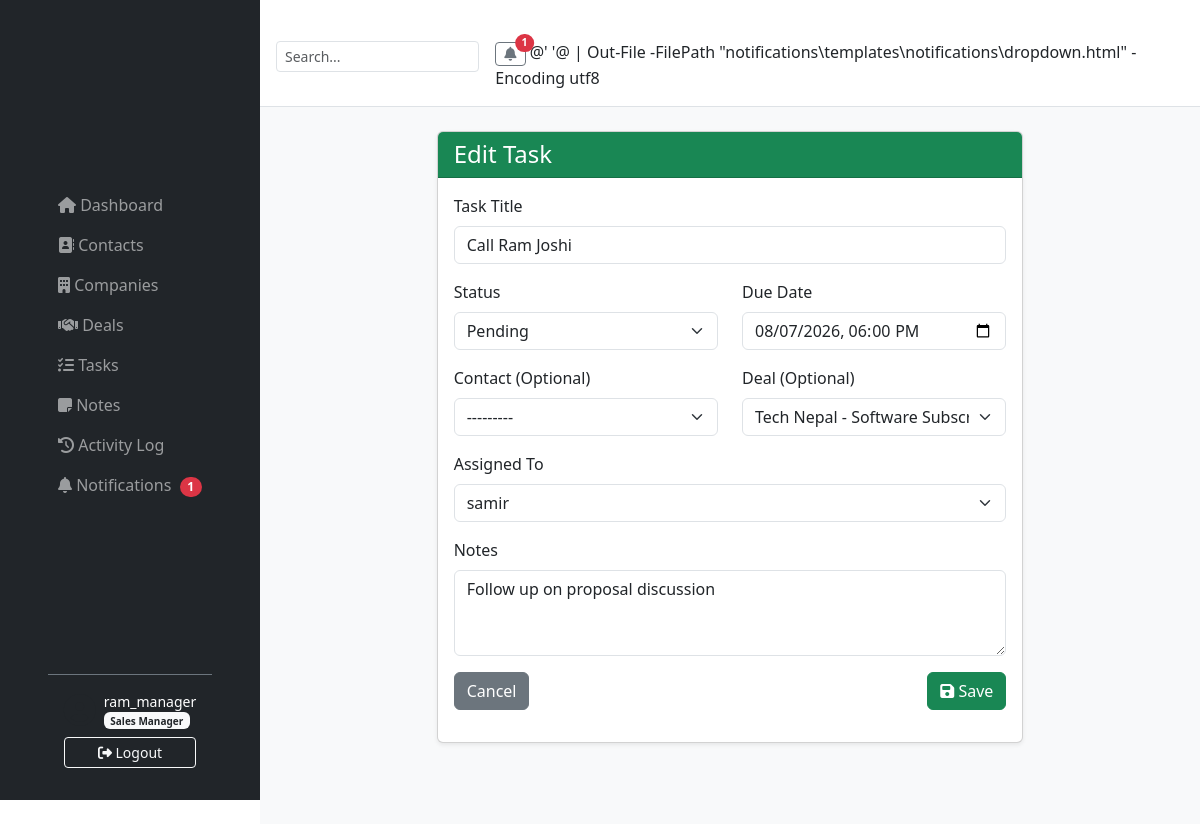
The app's page /tasks/1/update/ (signed in) with its own data.
### tasks/models.py (models this page shows, shortened)
class Task(models.Model):
    STATUS_CHOICES = [
        ('pending', 'Pending'),
        ('in_progress', 'In Progress'),
        ('completed', 'Completed'),
    ]
    title = models.CharField(max_length=200)
    status = models.CharField(max_length=20, choices=STATUS_CHOICES, default='pending')
    due_date = models.DateTimeField()
    notes = models.TextField(blank=True)
    contact = models.ForeignKey(Contact, on_delete=models.CASCADE, null=True, blank=True)
    deal = models.ForeignKey(Deal, on_delete=models.CASCADE, null=True, blank=True)
    assigned_to = models.ForeignKey(User, on_delete=models.CASCADE)
    created_at = models.DateTimeField(auto_now_add=True)
    class Meta:
        ordering = ['due_date']

### tasks/views.py (the view)
# urls.py: path('<int:pk>/update/', views.task_update, name='task_update'),
@login_required
@manager_required
def task_update(request, pk):
    task = get_object_or_404(Task, pk=pk)
    old_status = task.status
    old_assigned_to = task.assigned_to
    if request.method == "POST":
        form = TaskForm(request.POST, instance=task)
        if form.is_valid():
            task = form.save()
            create_activity(
                user=request.user,
                module="Task",
                action="UPDATE",
                object_name=task.title,
                description=f"Updated task '{task.title}'",
            )
            if old_status != task.status:
                create_activity(
                    user=request.user,
                    module="Task",
                    action="UPDATE",
                    object_name=task.title,
                    description=(
                        f"Changed task status "
                        f"from '{old_status}' "
                        f"to '{task.status}'"
                    ),
                )
                if task.assigned_to:
                    create_notification(
                        user=task.assigned_to,
                        title="Task Status Updated",
                        message=(
                            f"Task '{task.title}' "
                            f"is now '{task.status}'."
                        ),
                    )
            if old_assigned_to != task.assigned_to and task.assigned_to:
                create_notification(
                    user=task.assigned_to,
                    title="Task Assigned",
                    message=f"You have been assigned '{task.title}'.",
                )
            messages.success(
                request,
                "Task updated successfully!",
            )
            return redirect("task_list")
    else:
        form = TaskForm(instance=task)
    return render(
        request,
        "tasks/task_form.html",
        {
            "form": form,
        },
    )

### tasks/forms.py
class TaskForm(forms.ModelForm):
    class Meta:
        model = Task
        fields = ['title', 'status', 'due_date', 'contact', 'deal', 'assigned_to', 'notes']
        widgets = {
            'title': forms.TextInput(attrs={'class': 'form-control'}),
            'status': forms.Select(attrs={'class': 'form-select'}),
            'due_date': forms.DateTimeInput(attrs={'class': 'form-control', 'type': 'datetime-local'}),
            'contact': forms.Select(attrs={'class': 'form-select'}),
            'deal': forms.Select(attrs={'class': 'form-select'}),
            'assigned_to': forms.Select(attrs={'class': 'form-select'}),
            'notes': forms.Textarea(attrs={'class': 'form-control', 'rows': 3}),
        }

### contacts/models.py (called while the page is built)
    def __str__(self):
        return f"{self.first_name} {self.last_name}"

### deals/models.py (called while the page is built)
    def __str__(self):
        return f"{self.title} - Rs. {self.value}"

### notifications/context_processors.py (called while the page is built)
def notification_context(request):
    if request.user.is_authenticated:
        unread_count = request.user.notifications.filter(is_read=False).count()
        latest_notifications = request.user.notifications.all()[:5]
        return {
            'unread_count': unread_count,
            'latest_notifications': latest_notifications,
        }
    return {}

### tasks/templates/tasks/task_form.html (shortened to what this page needs)
{% extends 'base.html' %}
{% block content %}
<div class="row justify-content-center">
    <div class="col-md-8">
        <div class="card shadow-sm">
            <div class="card-header bg-success text-white">
                <h4 class="mb-0">{% if form.instance.pk %}Edit{% else %}New{% endif %} Task</h4>
            </div>
            <div class="card-body">
                <form method="post">
                    <div class="mb-3"><label class="form-label">Task Title</label>{{ form.title }}</div>
                    <div class="row">
                        <div class="col-md-6 mb-3"><label class="form-label">Status</label>{{ form.status }}</div>
                        <div class="col-md-6 mb-3"><label class="form-label">Due Date</label>{{ form.due_date }}</div>
                    </div>
                    <div class="row">
                        <div class="col-md-6 mb-3"><label class="form-label">Contact (Optional)</label>{{ form.contact }}</div>
                        <div class="col-md-6 mb-3"><label class="form-label">Deal (Optional)</label>{{ form.deal }}</div>
                    </div>
                    <div class="mb-3"><label class="form-label">Assigned To</label>{{ form.assigned_to }}</div>
                    <div class="mb-3"><label class="form-label">Notes</label>{{ form.notes }}</div>
                    <div class="d-flex justify-content-between">
                        <a href="{% url 'task_list' %}" class="btn btn-secondary">Cancel</a>
                        <button type="submit" class="btn btn-success"><i class="fas fa-save"></i> Save</button>
                    </div>
                </form>
            </div>
        </div>
    </div>
</div>
{% endblock %}

### templates/base.html (shortened to what this page needs)
﻿{% load static %}
<!DOCTYPE html>
<html lang="en">
<head>
    <link href="https://cdn.jsdelivr.net/npm/bootstrap@5.3.0/dist/css/bootstrap.min.css" rel="stylesheet">
    <link rel="stylesheet" href="https://cdnjs.cloudflare.com/ajax/libs/font-awesome/6.4.0/css/all.min.css">
    <link rel="stylesheet" href="{% static 'css/custom.css' %}">
</head>
<body>
    <nav class="navbar navbar-expand-lg navbar-dark bg-dark fixed-top" style="height: 100vh; width: 260px; flex-direction: column; align-items: stretch; padding: 0; z-index: 1030; display: flex; flex-direction: column;">
        <div class="container-fluid d-flex flex-column h-100">
            <div class="collapse navbar-collapse" id="sidebarNav" style="flex-grow: 1; overflow-y: auto;">
                <ul class="navbar-nav flex-column w-100 pt-3">
                    <li class="nav-item">
                        <a class="nav-link {% if request.resolver_match.url_name == 'dashboard' %}active{% endif %}" href="{% url 'dashboard' %}">
                            <i class="fas fa-home"></i> Dashboard
                        </a>
                    </li>
                    <li class="nav-item">
                        <a class="nav-link {% if request.resolver_match.url_name == 'contact_list' %}active{% endif %}" href="{% url 'contact_list' %}">
                            <i class="fas fa-address-book"></i> Contacts
                        </a>
                    </li>
                    <li class="nav-item">
                        <a class="nav-link {% if request.resolver_match.url_name == 'company_list' %}active{% endif %}" href="{% url 'company_list' %}">
                            <i class="fas fa-building"></i> Companies
                        </a>
                    </li>
                    <li class="nav-item">
                        <a class="nav-link {% if request.resolver_match.url_name == 'deal_list' %}active{% endif %}" href="{% url 'deal_list' %}">
                            <i class="fas fa-handshake"></i> Deals
                        </a>
                    </li>
                    <li class="nav-item">
                        <a class="nav-link {% if request.resolver_match.url_name == 'task_list' %}active{% endif %}" href="{% url 'task_list' %}">
                            <i class="fas fa-tasks"></i> Tasks
                        </a>
                    </li>
                    <li class="nav-item">
                        <a class="nav-link {% if request.resolver_match.url_name == 'note_list' %}active{% endif %}" href="{% url 'note_list' %}">
                            <i class="fas fa-sticky-note"></i> Notes
                        </a>
                    </li>
                    <li class="nav-item">
                        <a class="nav-link {% if request.resolver_match.url_name == 'activity_list' %}active{% endif %}" href="{% url 'activity_list' %}">
                            <i class="fas fa-history"></i> Activity Log
                        </a>
                    </li>
                    <li class="nav-item">
                        <a class="nav-link {% if request.resolver_match.url_name == 'list' and request.resolver_match.namespace == 'notifications' %}active{% endif %}" href="{% url 'notifications:list' %}">
                            <i class="fas fa-bell"></i> Notifications
                            {% if unread_count %}
                                <span class="badge bg-danger rounded-pill ms-1">{{ unread_count }}</span>
                            {% endif %}
                        </a>
                    </li>
                </ul>
            </div>
            {% if user.is_authenticated %}
            <div class="mt-auto p-3 border-top border-secondary">
                <div class="d-flex align-items-center">
                    <i class="fas fa-user-circle fa-2x me-2"></i>
                    <div>
                        <div class="text-white small">{{ user.username }}</div>
                        {% if user.groups.all %}
                            <span class="badge bg-light text-dark" style="font-size: 10px;">
                                {{ user.groups.first.name }}
                            </span>
                        {% endif %}
                    </div>
                </div>
                <form method="post" action="{% url 'logout' %}" class="mt-2">
                    <button type="submit" class="btn btn-outline-light btn-sm w-100">
                        <i class="fas fa-sign-out-alt"></i> Logout
                    </button>
                </form>
            </div>
            {% endif %}
        </div>
    </nav>
    <div style="margin-left: 260px; min-height: 100vh; background: #f8f9fa;">
        <div class="bg-white border-bottom p-3 d-flex justify-content-between align-items-center">
            <div class="d-flex align-items-center">
                <form class="d-flex me-3" role="search">
                    <input class="form-control form-control-sm" type="search" placeholder="Search..." aria-label="Search">
                </form>
                {% if user.is_authenticated %}
                <div class="dropdown">
                    <a class="btn btn-outline-secondary btn-sm position-relative" href="#" role="button" data-bs-toggle="dropdown">
                        <i class="fas fa-bell"></i>
                        {% if unread_count %}
                            <span class="position-absolute top-0 start-100 translate-middle badge rounded-pill bg-danger">
                                {{ unread_count }}
                            </span>
                        {% endif %}
                    </a>
                    {% include 'notifications/dropdown.html' %}
                </div>
                {% endif %}
            </div>
        </div>
        <div class="container-fluid p-4">
            {% block content %}{% endblock %}
        </div>
    </div>
</body>
</html>

### records on screen
Task: title "Call Ram Joshi", status "Pending", due_date "08/07/2026 18:00", contact "---------", deal "Tech Nepal - Software Subscription - Rs. 50000.00", assigned_to "samir", notes "Follow up on proposal discussion"

### other values on screen
{{ unread_count }} "1"
{{ user.username }} "ram_manager"
{{ user.groups.first.name }} "Sales Manager"
